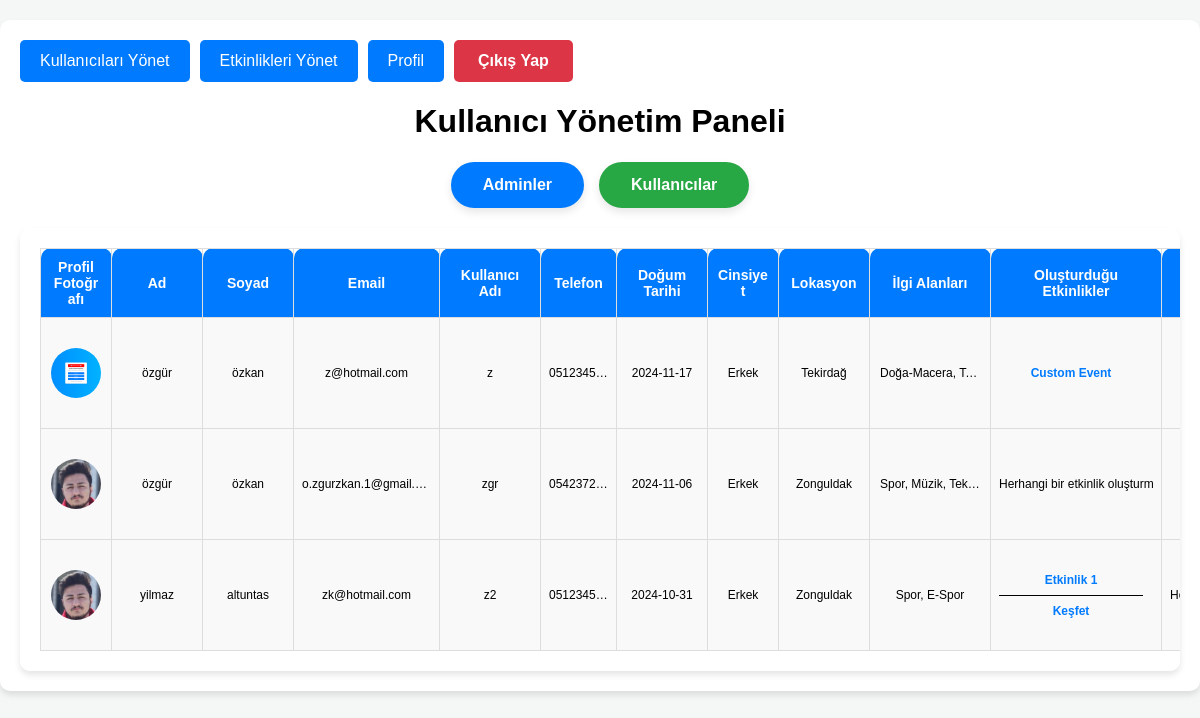
/admin/user/, run on the app's committed database.
### tables this page shows
CREATE TABLE users (
        ID INTEGER PRIMARY KEY AUTOINCREMENT,
        username TEXT NOT NULL UNIQUE,
        password TEXT NOT NULL,
        email TEXT NOT NULL UNIQUE,
        location TEXT NOT NULL,
        interests TEXT NOT NULL,
        first_name TEXT NOT NULL,
        last_name TEXT NOT NULL,
        birth_date TEXT NOT NULL,
        gender TEXT NOT NULL,
        phone_number TEXT NOT NULL UNIQUE,
        profile_photo TEXT NOT NULL,
        status TEXT NOT NULL DEFAULT 'user'
    );

CREATE TABLE events (
        ID INTEGER PRIMARY KEY AUTOINCREMENT,
        event_name TEXT NOT NULL,
        description TEXT NOT NULL,
        startDate TEXT NOT NULL,
        finishDate TEXT NOT NULL,
        startTime TEXT NOT NULL,
        finishTime TEXT NOT NULL,
        duration TEXT NOT NULL,
        city TEXT NOT NULL,        
        address TEXT NOT NULL,        
        category TEXT NOT NULL,
        creator_username TEXT NOT NULL,
        isApproved BOOLEAN DEFAULT FALSE NOT NULL
    );

### app.py (the view)
@app.route('/admin/user/')
def view_user():
    users = get_all_users()
    return render_template('view_users.html',
                           users=users,
                           get_created_events_by_username=get_created_events_by_username, # function
                           get_user_attended_events=get_user_attended_events) # function

### database.py (called while the page is built)
def get_db_connection():
    conn = sqlite3.connect(DATABASE)
    conn.row_factory = sqlite3.Row
    return conn

def get_created_events_by_username(username):
    conn = get_db_connection()
    cursor = conn.cursor()
    cursor.execute('''
        SELECT ID, event_name, description, startDate, finishDate, startTime, finishTime, city, address, category, creator_username, isApproved
        FROM events
        WHERE creator_username = ?
    ''', (username,))
    events = cursor.fetchall()
    conn.close()
    return [
        {
            "ID": event[0],
            "event_name": event[1],
            "description": event[2],
            "startDate": event[3],
            "finishDate": event[4],
            "startTime": event[5],
            "finishTime": event[6],
            "city": event[7],
            "address": event[8],
            "category": event[9],
            "creator_username": event[10],
            "is_approved": event[11],
        }
        for event in events
    ]

def get_all_users():
    conn = get_db_connection()
    cursor = conn.cursor()
    cursor.execute("SELECT * FROM users")
    users = cursor.fetchall()
    conn.close()
    return users

### templates/view_users.html (shortened to what this page needs)
<!DOCTYPE html>
<html lang="tr">
<head>
    <link rel="stylesheet" href="{{ url_for('static', filename='css/view_users_style.css') }}">
</head>
<body>
<div class="container">
    <nav class="admin-navigation-buttons">
        <button onclick="location.href='{{ url_for('view_user', user_id=1) }}'" class="admin-nav-btn">Kullanıcıları
            Yönet
        </button>
        <button onclick="location.href='{{ url_for('view_event', event_id=1) }}'" class="admin-nav-btn">Etkinlikleri
            Yönet
        </button>
        <button onclick="location.href='{{ url_for('admin_profile') }}'" class="admin-nav-btn">Profil</button>
        <form action="{{ url_for('logout') }}" method="POST">
            <button type="submit" class="btn logout-btn">Çıkış Yap</button>
        </form>
    </nav>
    <h1>Kullanıcı Yönetim Paneli</h1>
    <div class="filter-buttons">
        <button class="filter-button" id="admin-btn">Adminler</button>
        <button class="filter-button" id="user-btn">Kullanıcılar</button>
    </div>
    <section class="user-list">
        <table class="user-table">
            <thead>
            <tr>
                <th>Profil Fotoğrafı</th>
                <th>Ad</th>
                <th>Soyad</th>
                <th>Email</th>
                <th>Kullanıcı Adı</th>
                <th>Telefon</th>
                <th>Doğum Tarihi</th>
                <th>Cinsiyet</th>
                <th>Lokasyon</th>
                <th>İlgi Alanları</th>
                <th>Oluşturduğu Etkinlikler</th>
                <th>Katıldığı Etkinlikler</th>
            </tr>
            </thead>
            <tbody>
            {% for user in users %}
                <tr class="user-row" data-status="{{ user[12] }}">
                    <td><img src="{{ url_for('static', filename=user[11]) }}" alt="Profil Fotoğrafı"
                             class="profile-photo"></td>
                    <td>{{ user[6] }}</td>
                    <td>{{ user[7] }}</td>
                    <td>{{ user[3] }}</td>
                    <td>{{ user[1] }}</td>
                    <td>{{ user[10] }}</td>
                    <td>{{ user[8] }}</td>
                    <td>{{ user[9] }}</td>
                    <td>{{ user[4] }}</td>
                    <td class="interests">{{ user[5] }}</td>
                    <td>
                        <div class="events-list">
                            {% set created_events = get_created_events_by_username(user[1]) %}
                            {% if created_events %}
                                {% for event in created_events %}
                                    <p>
                                        <a href="{{ url_for('event_detail', event_id=event['ID']) }}"
                                           class="event-link">
                                            {{ event["event_name"] }}
                                        </a>
                                    </p>
                                {% endfor %}
                            {% else %}
                                <p>Herhangi bir etkinlik oluşturmadı.</p>
                            {% endif %}
                        </div>
                    </td>
                    <td>
                        <div class="events-list">
                            {% set attended_events = get_user_attended_events(user[0]) %}
                            {% if attended_events %}
                                {% for event in attended_events %}
                                    <p>
                                    </p>
                                {% endfor %}
                            {% else %}
                                <p>Herhangi bir etkinliğe katılmadı.</p>
                            {% endif %}
                        </div>
                    </td>
                </tr>
            {% endfor %}
            </tbody>
        </table>
    </section>
</div>
</body>
</html>

### static/css/view_users_style.css (style rules this page uses)
body { font-family: 'Arial', sans-serif; background-color: #f4f7f6; margin: 0; padding: 0; box-sizing: border-box; }
.container { max-width: 1800px; margin: 20px auto; padding: 20px; background-color: #fff; box-shadow: 0 4px 6px rgba(0, 0, 0, 0.1); border-radius: 10px; }
h1 { text-align: center; }
.user-table { table-layout: fixed; }
.user-table th { background-color: #007bff; color: white; font-size: 14px; text-align: center; padding: 10px; border: 1px solid #ddd; }
.user-list { background-color: #ffffff; padding: 20px; border-radius: 10px; box-shadow: 0 4px 6px rgba(0, 0, 0, 0.1); overflow-y: auto; }
table { width: 100%; border-collapse: collapse; }
table th, table td { text-align: center; vertical-align: middle; padding: 8px; border: 1px solid #ddd; }
.profile-photo { width: 50px; height: 50px; border-radius: 50%; object-fit: cover; display: block; margin: 0 auto; }
th { background-color: #007BFF; color: white; font-weight: bold; border-top-left-radius: 10px; border-top-right-radius: 10px; }
td { background-color: #f9f9f9; font-size: 12px; }
.user-table tbody td { line-height: 10px; vertical-align: middle; overflow: hidden; text-overflow: ellipsis; white-space: nowrap; }
td.interests { word-wrap: break-word; white-space: normal; max-width: 250px; padding: 10px; }
td.interests { overflow-wrap: break-word; overflow: hidden; text-overflow: ellipsis; max-width: 250px; }
.events-list { max-height: 60px; overflow-y: auto; overflow-x: hidden; padding-right: 10px; }
.events-list p { margin: 0; padding: 10px 0; border-bottom: 1px solid #000000; }
.events-list p:last-child { border-bottom: none; }
.event-link { color: #007bff; text-decoration: none; font-weight: bold; }
.filter-buttons { text-align: center; margin: 20px 0; display: flex; justify-content: center; gap: 15px; }
.filter-button { padding: 12px 30px; font-size: 16px; font-weight: bold; color: white; background-color: #007BFF; border: 2px solid #007BFF; border-radius: 25px; cursor: pointer; transition: all 0.3s ease; box-shadow: 0 4px 8px rgba(0, 0, 0, 0.1); }
.filter-button.active { background-color: #28a745; border-color: #28a745; }
th, td { width: 150px; word-wrap: break-word; }
th:nth-child(1), td:nth-child(1) { width: 50px; }
th:nth-child(2), td:nth-child(2) { width: 70px; }
th:nth-child(3), td:nth-child(3) { width: 70px; }
th:nth-child(4), td:nth-child(4) { width: 125px; }
th:nth-child(5), td:nth-child(5) { width: 80px; }
th:nth-child(6), td:nth-child(6) { width: 55px; }
th:nth-child(7), td:nth-child(7) { width: 70px; }
th:nth-child(8), td:nth-child(8) { width: 50px; }
th:nth-child(9), td:nth-child(9) { width: 70px; }
th:nth-child(10), td:nth-child(10) { width: 100px; }
th:nth-child(11), td:nth-child(11) { width: 150px; }
th:nth-child(12), td:nth-child(12) { width: 150px; }
.logout-btn { padding: 12px 24px; font-size: 16px; font-weight: bold; background-color: #dc3545; color: white; border: none; border-radius: 5px; cursor: pointer; transition: background-color 0.3s, transform 0.3s; }
.admin-navigation-buttons { display: flex; gap: 10px; margin-bottom: 20px; }
.admin-nav-btn { padding: 10px 20px; background-color: #007bff; color: white; border: none; border-radius: 5px; cursor: pointer; font-size: 16px; }

### data on the page
users: profile_photo (picture), first_name "özgür", last_name "özkan", email "z@hotmail.com", username "z", phone_number "0512345…", birth_date "2024-11-17", gender "Erkek", location "Tekirdağ", interests "Doğa-Macera, T…"
events: event_name "Custom Event"
users: profile_photo (placeholder picture), first_name "özgür", last_name "özkan", email "o.zgurzkan.1@gmail.…", username "zgr", phone_number "0542372…", birth_date "2024-11-06", gender "Erkek", location "Zonguldak", interests "Spor, Müzik, Tek…", shows "Herhangi bir etkinlik…"
users: profile_photo (placeholder picture), first_name "yilmaz", last_name "altuntas", email "zk@hotmail.com", username "z2", phone_number "0512345…", birth_date "2024-10-31", gender "Erkek", location "Zonguldak", interests "Spor, E-Spor", shows "Herhangi bir etkinliğe katılmadı."
events: event_name "Etkinlik 1"
events: event_name "Keşfet"
